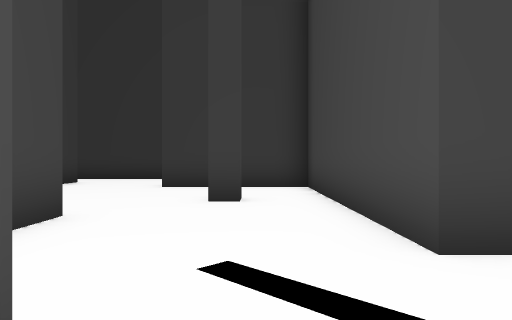
[1] (above)

24 first-person views from a walk through a scene from a Unity 3-D project. The camera is 1.3 m above the floor, looks level and sees 70° across. The floor is counted in squares, 2 m on a side. Each view is taken from the middle of a square. On the plan, view 1 faces up. The plan holds only what a view shows up to about 11 squares ahead; the rest is blank.

[2]
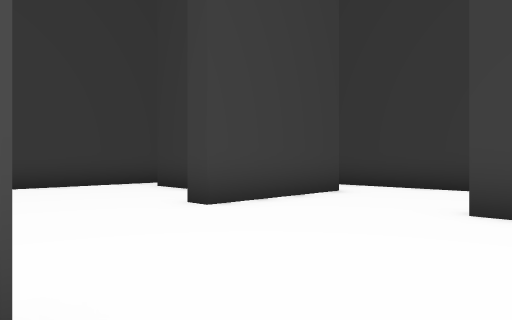

[3]
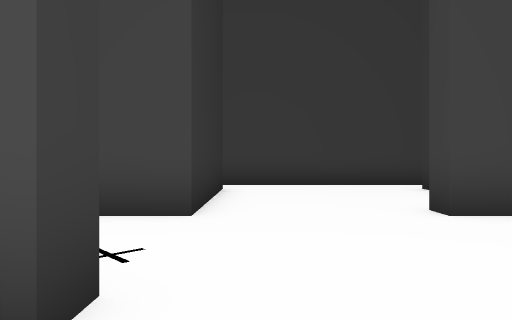

[4]
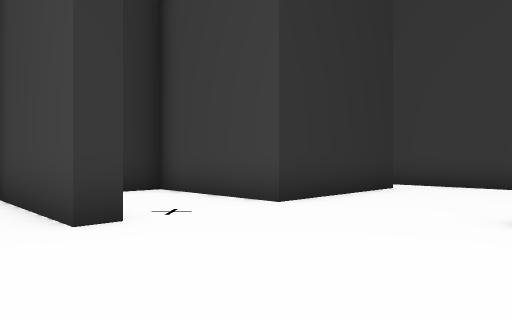

[5]
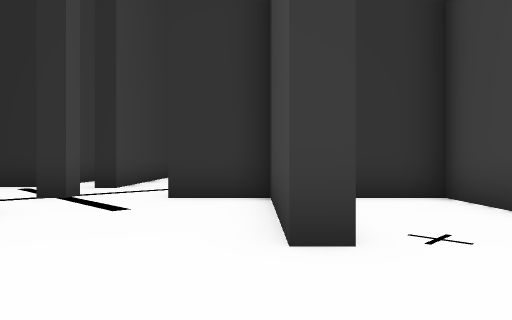

[6]
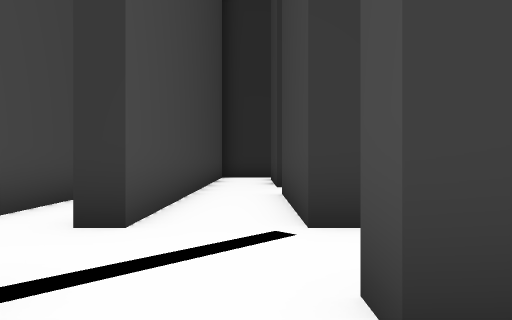

[7]
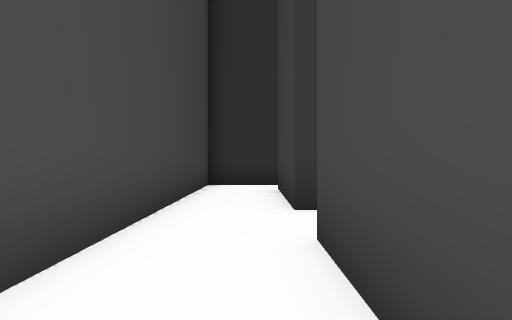

[8]
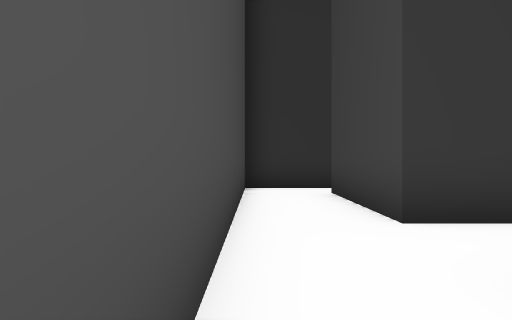

[9]
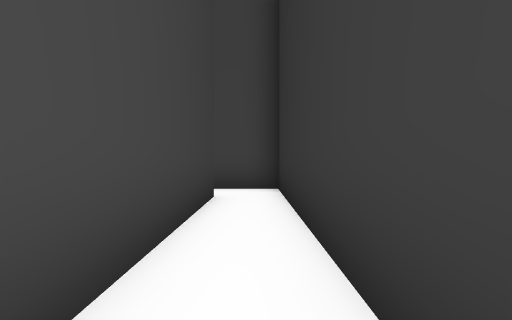

[10]
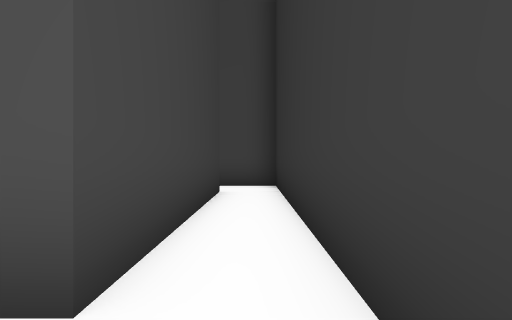

[11]
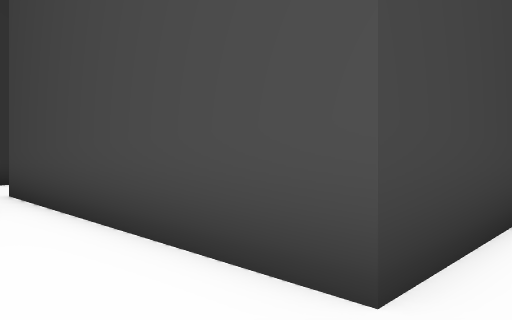

[12]
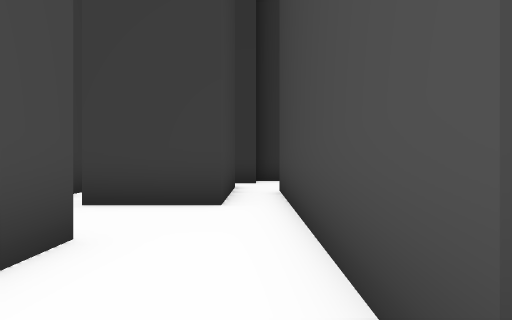

[13]
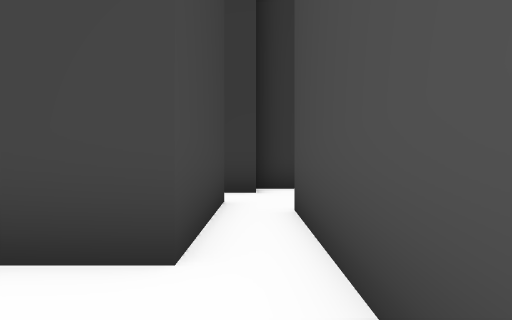

[14]
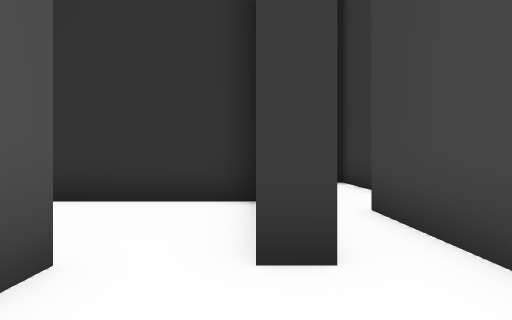

[15]
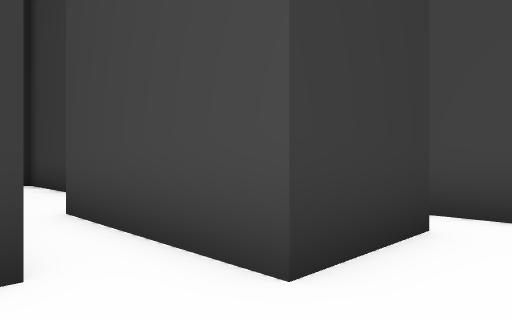

[16]
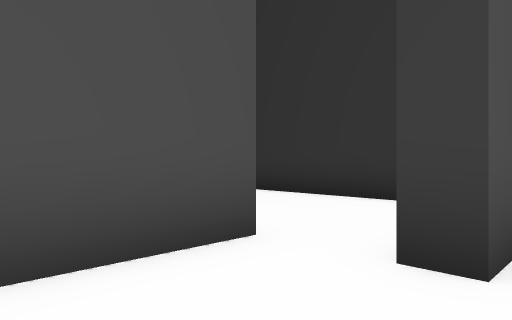

[17]
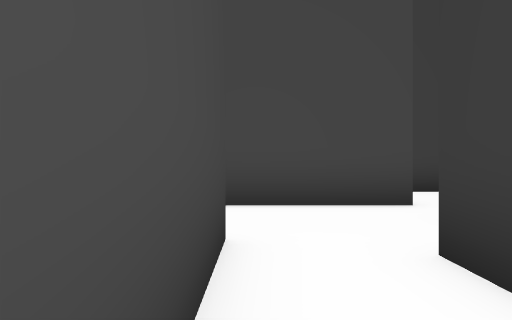

[18]
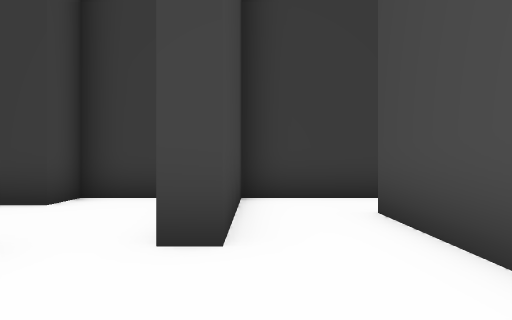

[19]
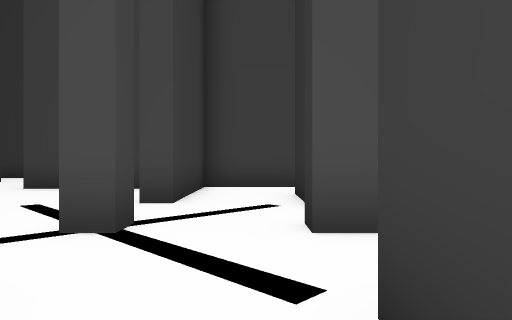

[20]
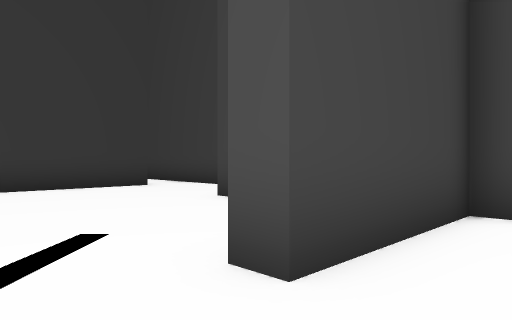

[21]
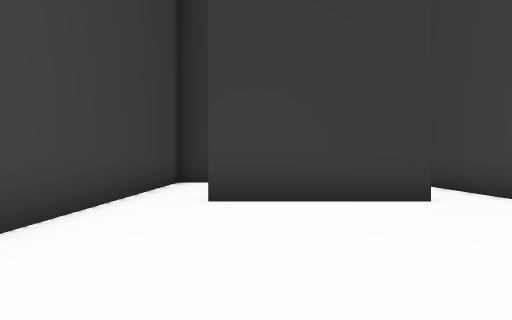

[22]
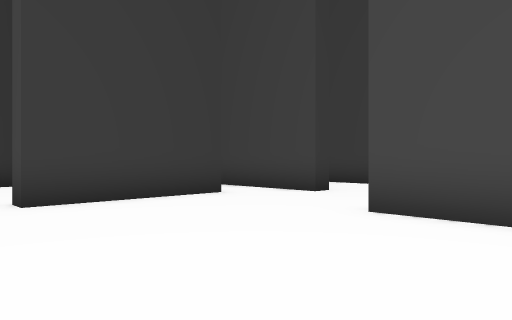

[23]
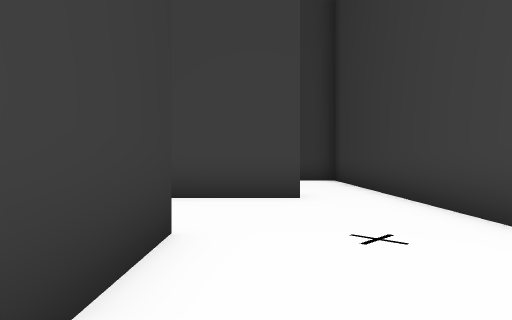

[24]
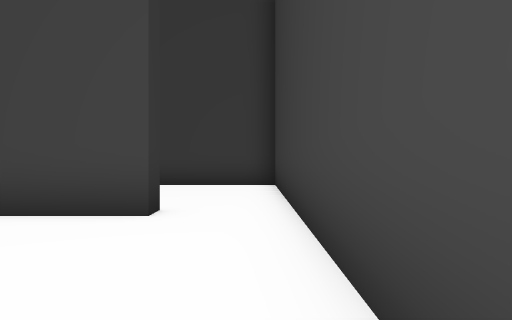

### Floor plan
Ten units are one square. View 1 is at (0, 0); x grows to the right and y downward. Boxes are objects, and circles mark ways between rooms. Rooms are numbered by the first view taken in them; rooms with no view inside come last. Other rooms are left out.
<svg viewBox="-110 -131 195 251">
<path fill="none" stroke="#000" d="M-25 68 -5 68 -5 103 -65 103M-14 15 -5 15 -5 50M18 -2 12 -2 12 -8 18 -8M-5 -8 -5 -2M35 -2 35 -8M18 -25 12 -25M-65 115 12 115 12 15 18 15M-28 -43 -23 -43 -23 -8 -5 -8M-53 -85 -53 -73 -58 -73M-2 -62 -2 -57 -8 -57M-79 -88 -92 -88M-92 -43 -53 -43 -53 -8 -36 -8M12 -25 12 -88 -22 -88M-105 -86 -105 -36M-85 80 -85 115 -65 115M-75 58 -95 58M-65 103 -65 55M-48 33 -48 5M-96 22 -75 22 -75 58M-56 -2 -70 -2 -70 8 -98 8M-65 55 -65 33 -60 33M-105 18 -105 40M-25 48 -25 34M-42 33 -48 33M-60 68 -25 68M69 -77 33 -77 33 -82M63 -16 63 -42M18 -86 18 -51M-58 -108 -53 -108 -53 -85M-22 -93 0 -93M-16 -125 -101 -125M-105 -126 -105 -86M-19 -2 -42 -2 -42 33M-25 34 -25 15"/>
<circle cx="5" cy="-15" r="3" fill="#2a7"/>
<circle cx="-60" cy="110" r="3" fill="#2a7"/>
<circle cx="-15" cy="60" r="3" fill="#2a7"/>
<circle cx="25" cy="-20" r="3" fill="#2a7"/>
<circle cx="-15" cy="5" r="3" fill="#2a7"/>
<circle cx="-100" cy="-90" r="3" fill="#2a7"/>
<circle cx="-35" cy="-90" r="3" fill="#2a7"/>
<circle cx="-70" cy="45" r="3" fill="#2a7"/>
<circle cx="-90" cy="65" r="3" fill="#2a7"/>
<circle cx="-85" cy="15" r="3" fill="#2a7"/>
<circle cx="-50" cy="40" r="3" fill="#2a7"/>
<circle cx="-30" cy="25" r="3" fill="#2a7"/>
<text x="0" y="50">1</text>
<text x="-40" y="-60">2</text>
<text x="-80" y="80">3</text>
<text x="-70" y="20">4</text>
<text x="-100" y="40">5</text>
<text x="-40" y="50">6</text>
<text x="50" y="-50">7</text>
<text x="-50" y="-110">8</text>
<text x="-30" y="10">9</text>
</svg>
Room 1 opens to room 2. Room 1 opens to room 3. Room 1 opens to room 6. Room 1 opens to room 7. Room 1 opens to room 9. Room 2 opens to room 8. Room 3 opens to room 4. Room 3 opens to room 5. Room 4 opens to room 5. Room 4 opens to room 6. Room 6 opens to room 9.

Where each view was taken, in squares from view 1:
view 1: 0 up, 0 right, facing up
view 2: 4 up, 1 left, facing up-left
view 3: 5 up, 1 left, facing left
view 4: 8 up, 1 left, facing down-left
view 5: 7 up, 2 left, facing down
view 6: 2 up, 0 right, facing down
view 7: 2 down, 0 right, facing down
view 8: 3 down, 1 right, facing down
view 9: 11 down, 7 left, facing right
view 10: 11 down, 8 left, facing right
view 11: 11 down, 8 left, facing up-right
view 12: 11 down, 7 left, facing up
view 13: 8 down, 7 left, facing up
view 14: 1 down, 6 left, facing down
view 15: 1 down, 6 left, facing down-left
view 16: 1 down, 7 left, facing down-right
view 17: 1 down, 10 left, facing right
view 18: 6 down, 4 left, facing up
view 19: 1 down, 2 left, facing right
view 20: 1 down, 2 right, facing up-right
view 21: 2 up, 4 right, facing up
view 22: 2 up, 2 right, facing up-right
view 23: 10 up, 1 right, facing left
view 24: 12 up, 1 left, facing left
